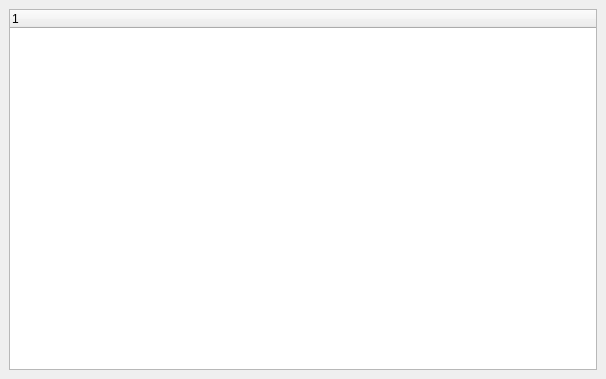
<?xml version="1.0" encoding="UTF-8"?>
<ui version="4.0">
 <class>AdvFLASH</class>
 <widget class="QWidget" name="AdvFLASH">
  <property name="geometry">
   <rect>
    <x>0</x>
    <y>0</y>
    <width>606</width>
    <height>379</height>
   </rect>
  </property>
  <property name="windowTitle">
   <string>Form</string>
  </property>
  <layout class="QGridLayout" name="gridLayout">
   <property name="leftMargin">
    <number>0</number>
   </property>
   <property name="topMargin">
    <number>0</number>
   </property>
   <property name="rightMargin">
    <number>0</number>
   </property>
   <property name="bottomMargin">
    <number>0</number>
   </property>
   <property name="spacing">
    <number>0</number>
   </property>
   <item row="0" column="0">
    <widget class="QStackedWidget" name="stackedWidget">
     <property name="contextMenuPolicy">
      <enum>Qt::ActionsContextMenu</enum>
     </property>
     <property name="currentIndex">
      <number>1</number>
     </property>
     <widget class="QWidget" name="mainPage">
      <layout class="QHBoxLayout" name="horizontalLayout">
       <item>
        <widget class="QLabel" name="label">
         <property name="text">
          <string>AdvFlash</string>
         </property>
        </widget>
       </item>
      </layout>
     </widget>
     <widget class="QWidget" name="treePage">
      <layout class="QVBoxLayout" name="verticalLayout">
       <property name="spacing">
        <number>0</number>
       </property>
       <property name="leftMargin">
        <number>9</number>
       </property>
       <property name="topMargin">
        <number>9</number>
       </property>
       <property name="rightMargin">
        <number>9</number>
       </property>
       <property name="bottomMargin">
        <number>9</number>
       </property>
       <item>
        <widget class="QTreeWidget" name="treeWidget">
         <column>
          <property name="text">
           <string notr="true">1</string>
          </property>
         </column>
        </widget>
       </item>
      </layout>
     </widget>
    </widget>
   </item>
  </layout>
 </widget>
 <resources/>
 <connections/>
</ui>
